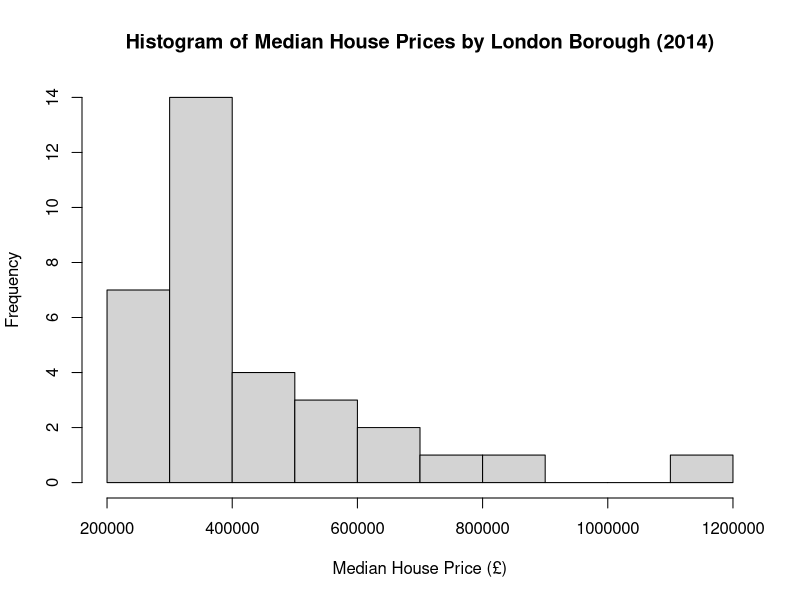
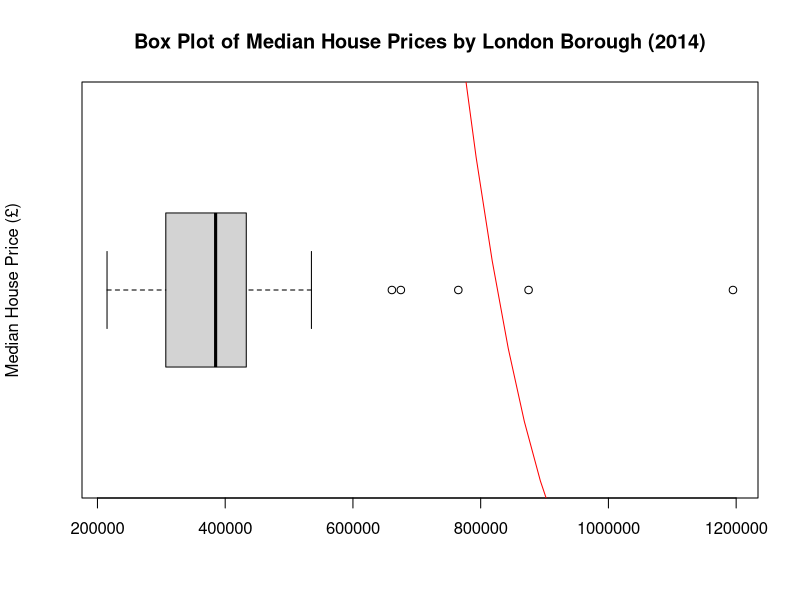
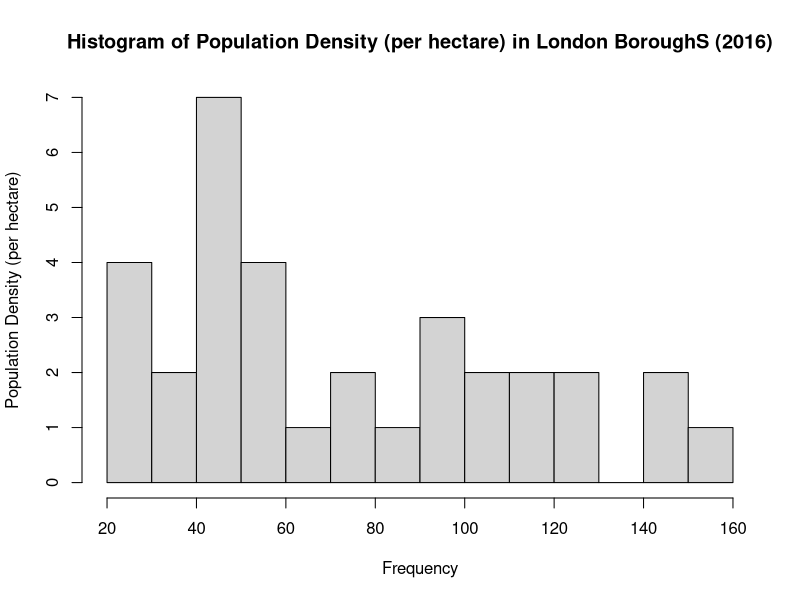
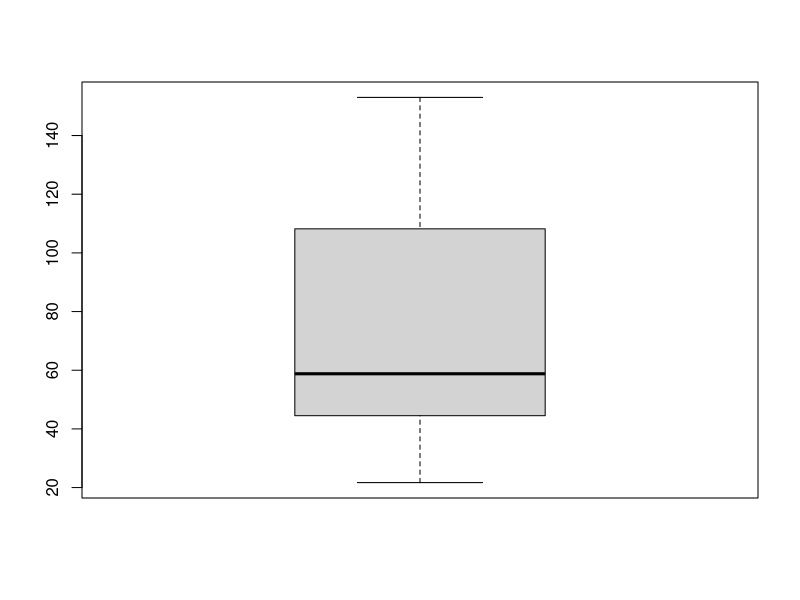
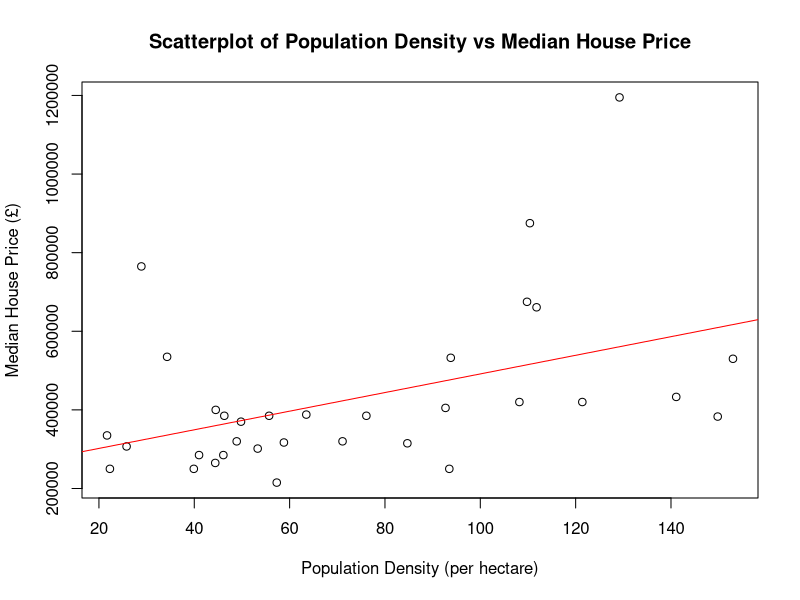

Write R code to recreate these figures, in order.
#installing packages
library(readr)
install.packages("tidyverse")

#importing dataset into r
dataset <- read.csv("london-borough-profiles-2016 Data set.csv")

colnames(dataset)

#Filtering to create a new df with only the three columns we are interested in.
filtered_london_Borough <- dataset[c("Area.name", "Median.House.Price..2014", "Population.density..per.hectare..2016" )]

#Cleaning or data by creating a new df with no missing values
filtered_london_Borough_clean <- subset(filtered_london_Borough, !Area.name %in% c("","Inner London", "Outer London", "London", "England", "United Kingdom", "National comparator"))

#Further clean of data by removing commas from price e.g. 750,000 -> 750000
filtered_london_Borough_clean$Median.House.Price..2014 <- 
  gsub(",", "", filtered_london_Borough_clean$Median.House.Price..2014)

#Change character data type to numeric data type
filtered_london_Borough_clean$Median.House.Price..2014 <- as.numeric(filtered_london_Borough_clean$Median.House.Price..2014)
filtered_london_Borough_clean$Population.density..per.hectare..2016 <- as.numeric(filtered_london_Borough_clean$Population.density..per.hectare..2016)

head(filtered_london_Borough_clean,2)

###########Visualization##########

#Histogram and Box plot for dependent variable median house price
h <-hist(filtered_london_Borough_clean$Median.House.Price..2014, breaks = 10, xlab = "Median House Price (£)", ylab = "Frequency", main =
           "Histogram of Median House Prices by London Borough (2014)")
boxplot(filtered_london_Borough_clean$Median.House.Price..2014, ylab="Median House Price (£)", main="Box Plot of Median House Prices by London Borough (2014)", horizontal = TRUE)

x <- seq(min(filtered_london_Borough_clean$Median.House.Price..2014), max(filtered_london_Borough_clean$Median.House.Price..2014), length= 40)
y <- dnorm(x, mean=mean(filtered_london_Borough_clean$Median.House.Price..2014), sd=sd(filtered_london_Borough_clean$Median.House.Price..2014))
y <- y * diff(h$mid[1:2]) * length(filtered_london_Borough_clean$Median.House.Price..2014)
lines(x,y,col="red")



#Histogram and Box plot for independent variable population density
h <-hist(filtered_london_Borough_clean$Population.density..per.hectare..2016, breaks = 10, xlab = "Frequency", ylab = "Population Density (per hectare)", main =
           "Histogram of Population Density (per hectare) in London BoroughS (2016)")
boxplot(filtered_london_Borough_clean$Population.density..per.hectare..2016)


#As our data is not normal we are going to use spearmans correlation
cor.test(filtered_london_Borough_clean$Population.density..per.hectare..2016, 
         filtered_london_Borough_clean$Median.House.Price..2014, method="spearman")

#Plotting a scatter graph
plot(filtered_london_Borough_clean$Population.density..per.hectare..2016, filtered_london_Borough_clean$Median.House.Price..2014, xlab="Population Density (per hectare)", ylab="Median House Price (£)", main="Scatterplot of Population Density vs Median House Price")

#Line on the scatter plot
abline(lm(filtered_london_Borough_clean$Median.House.Price..2014 ~ filtered_london_Borough_clean$Population.density..per.hectare..2016), col ="red")

         
